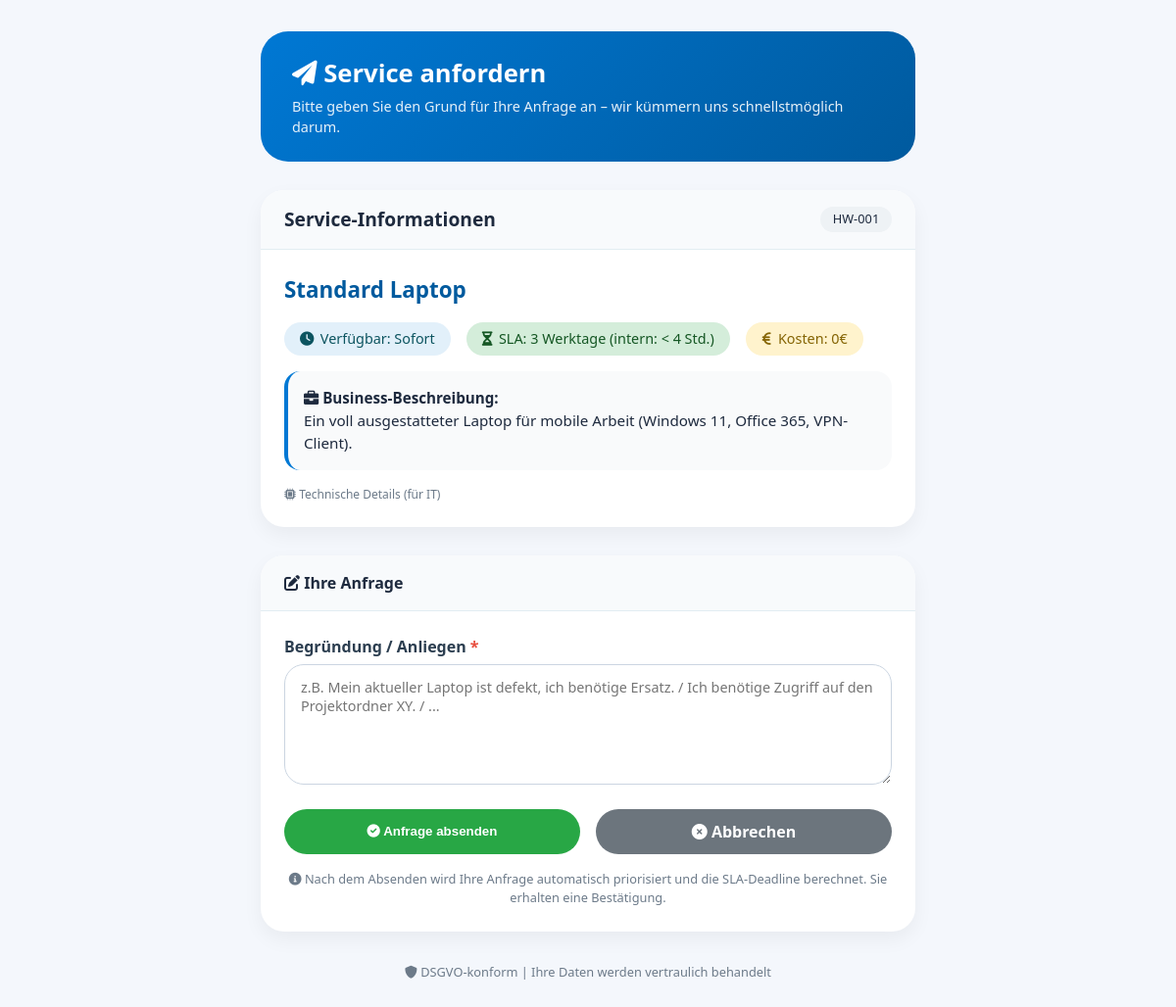
Screenshot of /request/HW-001 (signed in) with the database file from the repository.
### tables this page shows
CREATE TABLE services (
        id TEXT PRIMARY KEY, name TEXT NOT NULL, category TEXT, availability TEXT, 
        description_business TEXT, description_technical TEXT, sla TEXT, costs TEXT, active INTEGER DEFAULT 1);

### app.py (the view)
@app.route('/request/<service_id>')
@login_required
def show_request_form(service_id):
    service = database.get_service(service_id)
    return render_template('service_request.html', service=service, user=current_user)

### app.py (called while the page is built)
@login_manager.user_loader
def load_user(user_id):
    try:
        conn = sqlite3.connect(database.DB_PATH)
        c = conn.cursor()
        c.execute("SELECT id, username, role, fullname, department FROM users WHERE id=?", (user_id,))
        row = c.fetchone()
        conn.close()
        if row:
            return User(row[0], row[1], row[2], row[3], row[4])
    except:
        return None
    return None

### database.py (called while the page is built)
def get_service(service_id):
    conn = sqlite3.connect(DB_PATH)
    c = conn.cursor()
    c.execute("SELECT * FROM services WHERE id=?", (service_id,))
    row = c.fetchone()
    conn.close()
    if row:
        return {'id': row[0], 'name': row[1], 'category': row[2], 'availability': row[3],
                'description_business': row[4], 'description_technical': row[5], 'sla': row[6], 'costs': row[7]}
    return None

### templates/service_request.html (shortened to what this page needs)
<!DOCTYPE html>
<html lang="de">
<head>
    <link rel="stylesheet" href="https://cdnjs.cloudflare.com/ajax/libs/font-awesome/6.0.0-beta3/css/all.min.css">
</head>
<body>
    <div class="container">
        <div class="header">
            <h1><i class="fas fa-paper-plane"></i> Service anfordern</h1>
            <p>Bitte geben Sie den Grund für Ihre Anfrage an – wir kümmern uns schnellstmöglich darum.</p>
        </div>
        <div class="service-card">
            <div class="service-header">
                <span>Service-Informationen</span>
                <span class="service-id">{{ service.id }}</span>
            </div>
            <div class="service-body">
                <div class="service-name">{{ service.name }}</div>
                <div class="service-detail">
                    <span class="detail-item availability-badge">
                        <i class="fas fa-clock"></i> Verfügbar: {{ service.availability }}
                    </span>
                    <span class="detail-item sla-badge">
                        <i class="fas fa-hourglass-half"></i> SLA: {{ service.sla }}
                    </span>
                    <span class="detail-item cost-badge">
                        <i class="fas fa-euro-sign"></i> Kosten: {{ service.costs }}
                    </span>
                </div>
                <div class="business-desc">
                    <i class="fas fa-briefcase"></i> <strong>Business-Beschreibung:</strong><br>
                    {{ service.description_business }}
                </div>
                <div style="font-size:0.75rem; color:#6c7a89; margin-top:0.5rem; cursor:help;" title="{{ service.description_technical }}">
                    <i class="fas fa-microchip"></i> Technische Details (für IT)
                </div>
            </div>
        </div>
        <div class="form-card">
            <div class="form-header">
                <i class="fas fa-edit"></i> Ihre Anfrage
            </div>
            <div class="form-body">
                <form action="{{ url_for('request_service') }}" method="post">
                    <div class="form-group">
                        <label for="reason">Begründung / Anliegen <span style="color:#e74c3c;">*</span></label>
                        <textarea
                            name="reason"
                            id="reason"
                            rows="5"
                            placeholder="z.B. Mein aktueller Laptop ist defekt, ich benötige Ersatz. / Ich benötige Zugriff auf den Projektordner XY. / ..."
                            required></textarea>
                    </div>
                    <div class="btn-group">
                        <button type="submit" class="btn-submit"><i class="fas fa-check-circle"></i> Anfrage absenden</button>
                        <a href="{{ url_for('index') }}" class="btn-cancel"><i class="fas fa-times-circle"></i> Abbrechen</a>
                    </div>
                    <div class="info-note">
                        <i class="fas fa-info-circle"></i> Nach dem Absenden wird Ihre Anfrage automatisch priorisiert und die SLA-Deadline berechnet. Sie erhalten eine Bestätigung.
                    </div>
                </form>
            </div>
        </div>
        <div class="footer">
            <i class="fas fa-shield-alt"></i> DSGVO-konform | Ihre Daten werden vertraulich behandelt
        </div>
    </div>
</body>
</html>

### templates/service_request.html (style rules this page uses)
* { margin: 0; padding: 0; box-sizing: border-box; }
body { font-family: 'Segoe UI', Roboto, 'Helvetica Neue', sans-serif; background: #f4f7fc; color: #1e2a3e; line-height: 1.5; }
.container { max-width: 700px; margin: 2rem auto; padding: 0 1rem; }
.header { background: linear-gradient(135deg, #0078d4, #005a9e); border-radius: 28px; padding: 1.5rem 2rem; margin-bottom: 1.8rem; color: white; }
.header h1 { font-size: 1.6rem; margin-bottom: 0.2rem; }
.header p { opacity: 0.9; font-size: 0.9rem; }
.service-card { background: white; border-radius: 24px; box-shadow: 0 8px 20px rgba(0,0,0,0.05); margin-bottom: 1.8rem; overflow: hidden; }
.service-header { background: #f8fafc; padding: 1rem 1.5rem; border-bottom: 1px solid #e2edf2; font-weight: 600; font-size: 1.2rem; display: flex; justify-content: space-between; align-items: center; flex-wrap: wrap; }
.service-id { background: #eef2f5; padding: 0.2rem 0.8rem; border-radius: 40px; font-size: 0.8rem; font-weight: normal; }
.service-body { padding: 1.5rem; }
.service-name { font-size: 1.4rem; font-weight: 700; color: #005a9e; margin-bottom: 0.5rem; }
.service-detail { display: flex; flex-wrap: wrap; gap: 1rem; margin: 1rem 0; font-size: 0.9rem; }
.detail-item { background: #f8fafc; padding: 0.4rem 1rem; border-radius: 40px; display: inline-flex; align-items: center; gap: 0.4rem; }
.sla-badge { background: #d4edda; color: #155724; }
.cost-badge { background: #fff3cd; color: #856404; }
.availability-badge { background: #e2f0fa; color: #0c5460; }
.business-desc { background: #f9fafb; padding: 1rem; border-left: 4px solid #0078d4; border-radius: 16px; margin: 1rem 0; font-size: 0.95rem; }
.form-card { background: white; border-radius: 24px; box-shadow: 0 8px 20px rgba(0,0,0,0.05); overflow: hidden; }
.form-header { background: #f8fafc; padding: 1rem 1.5rem; border-bottom: 1px solid #e2edf2; font-weight: 600; }
.form-body { padding: 1.5rem; }
.form-group { margin-bottom: 1.2rem; }
label { display: block; font-weight: 600; margin-bottom: 0.4rem; color: #2c3e50; }
textarea { width: 100%; padding: 0.8rem 1rem; border: 1px solid #cbd5e1; border-radius: 20px; font-size: 0.9rem; font-family: inherit; resize: vertical; transition: 0.2s; }
.btn-group { display: flex; gap: 1rem; margin-top: 1rem; }
.btn-submit { background: #28a745; color: white; border: none; padding: 0.7rem 1.5rem; border-radius: 40px; font-weight: bold; cursor: pointer; transition: background 0.2s; flex: 1; text-align: center; }
.btn-cancel { background: #6c757d; color: white; text-decoration: none; padding: 0.7rem 1.5rem; border-radius: 40px; font-weight: bold; text-align: center; transition: background 0.2s; flex: 1; display: inline-block; }
.info-note { margin-top: 1rem; font-size: 0.8rem; color: #6c7a89; text-align: center; }
.footer { margin-top: 2rem; text-align: center; font-size: 0.8rem; color: #6c7a89; }

### rows the page displays
services: id "HW-001", name "Standard Laptop", availability "Sofort", sla "3 Werktage (intern: < 4 Std.)", costs "0€", description_business "Ein voll ausgestatteter Laptop für mobile Arbeit (Windows 11, Office 365, VPN-Client)."
